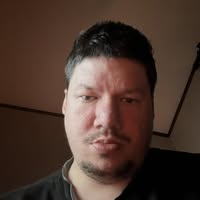
#> input picture assets/owner_kevin.png, 200 x 200 px; its folder holds only this picture in this run
$ python -i face_id.py   (imports and definitions only)
#> lines starting #> are read from the running program, lines starting #| are printed output that depends on the picture
#> further down, picture is the input picture: shape (200, 200, 3); mean B, G, R 46.8, 56.2, 76.5
"""Face gallery enrollment — multiple photos per user for robust matching."""

from __future__ import annotations

import json
import shutil
import uuid
from collections.abc import Callable
from pathlib import Path

import numpy as np

from silva.config import CONFIG_DIR, load_config
from silva.logger import log_info
from silva.media.camera import (
    capture_frames,
    capture_single_frame,
    frame_brightness,
    frame_is_too_dark,
    open_camera,
    select_rgb_camera_index,
    grab_frame,
)

FACES_DIR = CONFIG_DIR / "faces"
FACE_SIZE = (128, 128)

ProgressCallback = Callable[[str], None]


# [7 lines left out: function face_scan_available, not called in this run]


def _legacy_face_path(user_id: str) -> Path:
    return FACES_DIR / f"{user_id}.npy"


def _user_dir(user_id: str) -> Path:
    return FACES_DIR / user_id


def photos_dir(user_id: str) -> Path:
    return _user_dir(user_id) / "photos"


def _gallery_index_path(user_id: str) -> Path:
    return _user_dir(user_id) / "gallery.json"


def _meta_path(user_id: str) -> Path:
    return _user_dir(user_id) / "meta.json"


# [16 lines left out: functions video_path, reference_image_path, not called in this run]


def has_face_enrolled(user_id: str) -> bool:
    return photo_count(user_id) > 0 or _legacy_face_path(user_id).exists()


def photo_count(user_id: str) -> int:
    return len(list_gallery_photos(user_id))


def requires_face_for_tier(tier: int) -> bool:
    minimum = int(load_config().get("face_scan_min_tier", 4))
    return tier >= minimum or tier >= 5


def _extract_face_gray(frame, *, min_size: tuple[int, int] = (40, 40)) -> np.ndarray | None:
#> called with min_size = (40, 40)
    import cv2

    gray = cv2.cvtColor(frame, cv2.COLOR_BGR2GRAY) if len(frame.shape) == 3 else frame
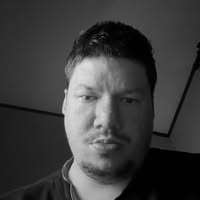
#> gray: shape (200, 200); min 0, max 222, mean 61.2
    try:
        clahe = cv2.createCLAHE(clipLimit=2.0, tileGridSize=(8, 8))
        enhanced = clahe.apply(gray)
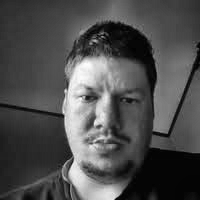
#> enhanced: shape (200, 200); min 1, max 254, mean 78.1
    except Exception:
        enhanced = cv2.equalizeHist(gray)

    cascade_files = (
        "haarcascade_frontalface_default.xml",
        "haarcascade_frontalface_alt2.xml",
    )
    images = (enhanced, gray)
    sizes = (min_size, (24, 24), (16, 16))
    for cascade_file in cascade_files:
        cascade = cv2.CascadeClassifier(cv2.data.haarcascades + cascade_file)
        if cascade.empty():
            continue
        for image in images:
            for size in sizes:
                for neighbors in (4, 3, 2):
                    faces = cascade.detectMultiScale(
                        image,
                        scaleFactor=1.05,
                        minNeighbors=neighbors,
                        minSize=size,
                    )
                    if len(faces) == 0:
                        continue
                    x, y, w, h = max(faces, key=lambda item: item[2] * item[3])
                    face = gray[y : y + h, x : x + w]
                    return cv2.resize(face, FACE_SIZE)
    return None


# [26 lines left out: functions _center_face_fallback, _compare_faces, _load_gallery_index, not called in this run]


def _save_gallery_index(user_id: str, items: list[dict]) -> None:
    _user_dir(user_id).mkdir(parents=True, exist_ok=True)
    _gallery_index_path(user_id).write_text(json.dumps(items, indent=2), encoding="utf-8")


def list_gallery_photos(user_id: str) -> list[dict]:
    items = _load_gallery_index(user_id)
    return [item for item in items if Path(item.get("image", "")).exists()]


# [264 lines left out: functions load_gallery_embeddings, _migrate_legacy_profile, add_face_photo_from_frame, add_face_photo_from_file, remove_gallery_photo, _rebuild_primary_embedding and 5 more, not called in this run]


def add_live_preview_photo(user_id: str, name: str, frame) -> tuple[bool, str]:
    """Save a still the user chose from the live camera window."""
    return add_face_photo_from_frame(user_id, name, frame, source="live_preview", allow_fallback=True)

>>> import cv2
>>> picture = cv2.imread('../assets/owner_kevin.png')
>>> result = _extract_face_gray(picture)
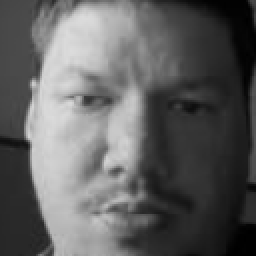
#> result: shape (128, 128) (shown 2 times larger); min 0, max 220, mean 95.9
